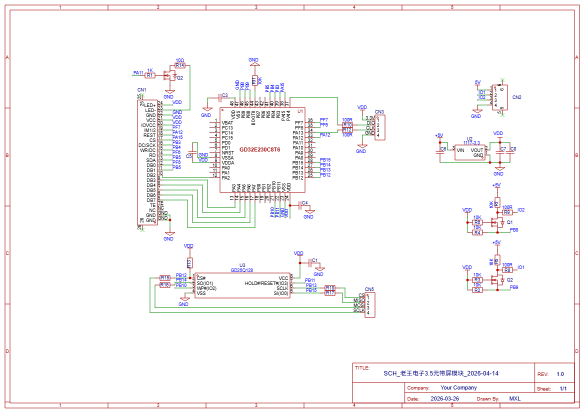
#> input picture 原理图.png, 1169 x 826 px (shown at 1/2 size)
$ python gif2h.py '../原理图.png'
#> lines starting #> are read from the running program, lines starting #| are printed output that depends on the picture
#!/usr/bin/env python
# -*- coding: utf-8 -*-
"""
gif2h.py —— 把 GIF 转成 ESP32 直接能播的 C 头文件

用法:
    python gif2h.py input.gif                 # 输出 input_gif.h，240x240
    python gif2h.py input.gif -o mygif.h      # 指定输出
    python gif2h.py input.gif --size 240 --max-kb 600
    python gif2h.py input.gif --fit contain   # contain(保持比例) | cover(裁切填满)

原理:
    1. 每帧缩放到目标尺寸、居中贴到黑底
    2. RGB565 (16bit)
    3. RLE 压缩: (count, color) 交替，同色连续段合并
    4. 输出 C 数组 + 帧偏移表 + 帧延时表

播放端只要按帧解压推 SPI 即可，零解码库。
"""

import argparse
import os
import sys

try:
    from PIL import Image, ImageSequence, ImageOps
except ImportError:
    sys.exit("需要 Pillow: pip install pillow")


def frame_to_rgb(im, size, fit):
    im = im.convert("RGBA")
    bg = Image.new("RGBA", im.size, (0, 0, 0, 255))
    bg.alpha_composite(im)
    im = bg.convert("RGB")

    if fit == "cover":
        out = ImageOps.fit(im, (size, size), Image.LANCZOS)
    else:
        out = ImageOps.contain(im, (size, size), Image.LANCZOS)
        canvas = Image.new("RGB", (size, size), (0, 0, 0))
        canvas.paste(out, ((size - out.width) // 2, (size - out.height) // 2))
        out = canvas
    return out


def rgb_to_rle(im):
    """返回 [(count, rgb565), ...]，count <= 65535"""
    px = list(im.getdata())
    runs = []
    cur = None
    cnt = 0
    for (r, g, b) in px:
        v = ((r & 0xF8) << 8) | ((g & 0xFC) << 3) | (b >> 3)
        if v == cur and cnt < 65535:
            cnt += 1
        else:
            if cur is not None:
                runs.append((cnt, cur))
            cur = v
            cnt = 1
    if cur is not None:
        runs.append((cnt, cur))
    return runs


def build(gif_path, out_path, size, fit, max_kb, max_frames=0):
#> called with gif_path = '../原理图.png', out_path = '../原理图_gif.h', size = 240, fit = 'contain', max_kb = 600, max_frames = 0
    im = Image.open(gif_path)
#> im is the input picture: PIL image 1169x826 RGBA; mean R, G, B, A 248.8, 246.6, 247.2, 255
    frames = []
    delays = []

    for frame in ImageSequence.Iterator(im):
        d = frame.info.get("duration", 0) or im.info.get("duration", 0) or 100
        frames.append(frame.copy())
        delays.append(int(d))
#> this loop made 1 pass
#> d on pass 1: 100
#> after the loop, delays = [100]; frames = 1 item

    total_in = len(frames)
#> total_in = 1
    if total_in == 0:
        sys.exit("GIF 里没有帧")

    # 均匀抽帧，控制在 max_frames 之内
    if max_frames and total_in > max_frames:
        step = total_in / float(max_frames)
        keep = [int(i * step) for i in range(max_frames)]
        frames = [frames[i] for i in keep]
        delays = [delays[i] for i in keep]

    # 先只数每帧的 RLE 段数（不保存数据）估体积：每段 2 个 uint16 = 4 字节。
    # 超预算时二分找「装得下的最大帧数」再均匀取 —— 不能对半砍：
    # 6 帧 210KB 砍成 3 帧会白扔 95KB（1525KB 那张图就是这么只剩 3 帧的）。
    sizes = [len(rgb_to_rle(frame_to_rgb(f, size, fit))) * 4 for f in frames]
#> in frame_to_rgb, `out = ImageOps.contain(im, (size, size), Image.LANCZOS)`:
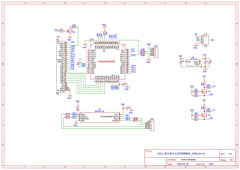
#> out: PIL image 240x170 RGB; mean R, G, B 248.5, 246.1, 246.7
#> in frame_to_rgb, `canvas = Image.new("RGB", (size, size), (0, 0, 0))`: canvas: PIL image 240x240 RGB; every value is 0
#> in frame_to_rgb, `canvas.paste(out, ((size - out.width) // 2, (size - out.height) // 2))`:
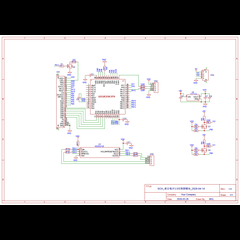
#> canvas: PIL image 240x240 RGB; mean R, G, B 176, 174.3, 174.7
#> in rgb_to_rle, `px = list(im.getdata())`: px = 57600 items
#> the loop in rgb_to_rle, `for (r, g, b) in px:` made 57600 passes
#> cur on pass 1: 0
#> after the loop in rgb_to_rle, `for (r, g, b) in px:`: runs = 7309 pairs, first value 1 to 8400, second value 0 to 65535
#> sizes = [29240]
    budget = max_kb * 1024.0

    if sum(sizes) > budget and len(frames) > 1:
        n0 = len(frames)
        lo, hi = 1, n0
        best = [0]
        while lo <= hi:
            k = (lo + hi) // 2
            keep = sorted(set(int(i * n0 / k) for i in range(k)))
            if sum(sizes[i] for i in keep) <= budget:
                best = keep
                lo = k + 1
            else:
                hi = k - 1
        factor = n0 / float(len(best))      # 抽帧后延时按比例放大，总时长不变
        frames = [frames[i] for i in best]
        delays = [int(delays[i] * factor) for i in best]
        sizes = [sizes[i] for i in best]

    encoded = [rgb_to_rle(frame_to_rgb(f, size, fit)) for f in frames]
#> the loop in rgb_to_rle (call 2), `for (r, g, b) in px:` made 57600 passes
#> encoded = 1 item
    words = sum(len(e) * 2 for e in encoded)
#> words = 14620
    approx_kb = words * 2 / 1024.0
#> approx_kb = 28.55

    offsets = [0]
    data = []
    for e in encoded:
        for run in e:
            data.append(run[0])
            data.append(run[1])
        offsets.append(len(data))
#> this loop made 1 pass
#> after the loop, data = 14620 values, max 65535 at index 3, min 0 at index 1, mean 29318.8; offsets = [0, 14620]

    n = len(frames)
#> n = 1
    with open(out_path, "w", encoding="utf-8") as f:
        f.write("// 由 tools/gif2h.py 自动生成，请勿手改\n")
        f.write("// 源文件: %s\n" % os.path.basename(gif_path))
        f.write("// %d 帧, %dx%d, 约 %.1f KB\n" % (n, size, size, approx_kb))
        f.write("#pragma once\n#include <Arduino.h>\n\n")
        f.write("#define GIF_W %d\n" % size)
        f.write("#define GIF_H %d\n" % size)
        f.write("#define GIF_FRAME_COUNT %d\n\n" % n)

        f.write("static const uint16_t gifDelayMs[%d] = {\n    " % n)
        f.write(", ".join(str(max(20, d)) for d in delays))
        f.write("\n};\n\n")

        f.write("// 每帧在 gifData 中的起始下标（word 单位）\n")
        f.write("static const uint32_t gifFrameOffset[%d] = {\n    " % (n + 1))
        for i in range(0, n + 1, 10):
            f.write(", ".join(str(v) for v in offsets[i:i + 10]))
            f.write(",\n    " if i + 10 <= n else "\n")
        f.write("};\n\n")

        f.write("// RLE 数据: (count, color565) 交替\n")
        f.write("static const uint16_t gifData[%d] = {\n    " % len(data))
        for i in range(0, len(data), 12):
            f.write(" ".join("0x%04X," % v for v in data[i:i + 12]))
            f.write("\n    ")
#> this loop made 1219 passes
#> i on passes 2 to 4: 12, 24, 36
        f.write("\n};\n")

    print("OK  %s" % out_path)
    print("    帧数 %d/%d  尺寸 %dx%d  数据 %.1f KB  数组元素 %d"
          % (n, total_in, size, size, approx_kb, len(data)))
#|     帧数 1/1  尺寸 240x240  数据 28.6 KB  数组元素 14620


def main():
    ap = argparse.ArgumentParser()
    ap.add_argument("input")
    ap.add_argument("-o", "--output", default=None)
    ap.add_argument("--size", type=int, default=240)
    ap.add_argument("--fit", choices=["contain", "cover"], default="contain")
    ap.add_argument("--max-kb", type=float, default=600.0)
    ap.add_argument("--max-frames", type=int, default=0)
    a = ap.parse_args()

    if not os.path.exists(a.input):
        sys.exit("找不到文件: %s" % a.input)
    out = a.output or os.path.splitext(a.input)[0] + "_gif.h"
    build(a.input, out, a.size, a.fit, a.max_kb, a.max_frames)


if __name__ == "__main__":
    main()
